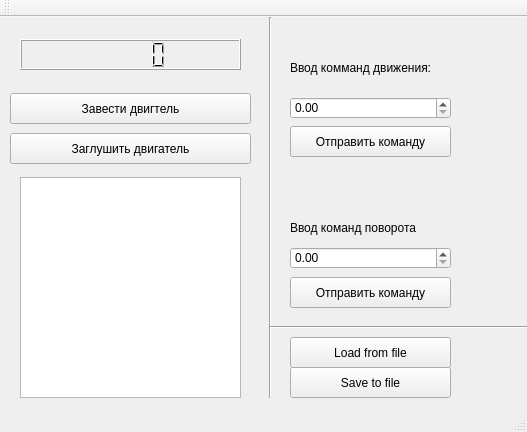
<?xml version="1.0" encoding="UTF-8"?>
<ui version="4.0">
 <class>MainWindow</class>
 <widget class="QMainWindow" name="MainWindow">
  <property name="geometry">
   <rect>
    <x>0</x>
    <y>0</y>
    <width>527</width>
    <height>432</height>
   </rect>
  </property>
  <property name="windowTitle">
   <string>MainWindow</string>
  </property>
  <widget class="QWidget" name="centralWidget">
   <widget class="QPushButton" name="pushButton">
    <property name="geometry">
     <rect>
      <x>10</x>
      <y>76</y>
      <width>241</width>
      <height>31</height>
     </rect>
    </property>
    <property name="text">
     <string>Завести двигтель</string>
    </property>
   </widget>
   <widget class="QPushButton" name="pushButton_2">
    <property name="geometry">
     <rect>
      <x>10</x>
      <y>116</y>
      <width>241</width>
      <height>31</height>
     </rect>
    </property>
    <property name="text">
     <string>Заглушить двигатель</string>
    </property>
   </widget>
   <widget class="Line" name="line">
    <property name="geometry">
     <rect>
      <x>260</x>
      <y>0</y>
      <width>21</width>
      <height>381</height>
     </rect>
    </property>
    <property name="orientation">
     <enum>Qt::Vertical</enum>
    </property>
   </widget>
   <widget class="QTextBrowser" name="textBrowser">
    <property name="geometry">
     <rect>
      <x>20</x>
      <y>160</y>
      <width>221</width>
      <height>221</height>
     </rect>
    </property>
   </widget>
   <widget class="QLabel" name="label">
    <property name="geometry">
     <rect>
      <x>290</x>
      <y>30</y>
      <width>211</width>
      <height>41</height>
     </rect>
    </property>
    <property name="text">
     <string>Ввод комманд движения:</string>
    </property>
   </widget>
   <widget class="QPushButton" name="pushButton_4">
    <property name="geometry">
     <rect>
      <x>290</x>
      <y>260</y>
      <width>161</width>
      <height>31</height>
     </rect>
    </property>
    <property name="text">
     <string>Отправить команду</string>
    </property>
   </widget>
   <widget class="QPushButton" name="pushButton_3">
    <property name="geometry">
     <rect>
      <x>290</x>
      <y>109</y>
      <width>161</width>
      <height>31</height>
     </rect>
    </property>
    <property name="text">
     <string>Отправить команду</string>
    </property>
   </widget>
   <widget class="QDoubleSpinBox" name="doubleSpinBox">
    <property name="geometry">
     <rect>
      <x>290</x>
      <y>80</y>
      <width>161</width>
      <height>22</height>
     </rect>
    </property>
   </widget>
   <widget class="QLabel" name="label_2">
    <property name="geometry">
     <rect>
      <x>290</x>
      <y>200</y>
      <width>221</width>
      <height>21</height>
     </rect>
    </property>
    <property name="text">
     <string>Ввод команд поворота</string>
    </property>
   </widget>
   <widget class="QPushButton" name="pushButton_5">
    <property name="geometry">
     <rect>
      <x>290</x>
      <y>350</y>
      <width>161</width>
      <height>31</height>
     </rect>
    </property>
    <property name="text">
     <string>Save to file</string>
    </property>
   </widget>
   <widget class="QPushButton" name="pushButton_6">
    <property name="geometry">
     <rect>
      <x>290</x>
      <y>320</y>
      <width>161</width>
      <height>31</height>
     </rect>
    </property>
    <property name="text">
     <string>Load from file</string>
    </property>
   </widget>
   <widget class="Line" name="line_2">
    <property name="geometry">
     <rect>
      <x>270</x>
      <y>300</y>
      <width>261</width>
      <height>20</height>
     </rect>
    </property>
    <property name="orientation">
     <enum>Qt::Horizontal</enum>
    </property>
   </widget>
   <widget class="QDoubleSpinBox" name="doubleSpinBox_2">
    <property name="geometry">
     <rect>
      <x>290</x>
      <y>230</y>
      <width>161</width>
      <height>22</height>
     </rect>
    </property>
   </widget>
   <widget class="QLCDNumber" name="lcdNumber">
    <property name="geometry">
     <rect>
      <x>20</x>
      <y>22</y>
      <width>221</width>
      <height>31</height>
     </rect>
    </property>
   </widget>
  </widget>
  <widget class="QMenuBar" name="menuBar">
   <property name="geometry">
    <rect>
     <x>0</x>
     <y>0</y>
     <width>527</width>
     <height>17</height>
    </rect>
   </property>
  </widget>
  <widget class="QToolBar" name="mainToolBar">
   <attribute name="toolBarArea">
    <enum>TopToolBarArea</enum>
   </attribute>
   <attribute name="toolBarBreak">
    <bool>false</bool>
   </attribute>
  </widget>
  <widget class="QStatusBar" name="statusBar"/>
 </widget>
 <layoutdefault spacing="6" margin="11"/>
 <resources/>
 <connections/>
</ui>
